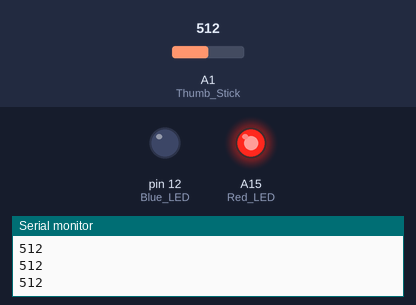
A sketch run on a simulated Arduino Mega 2560, built with avr-gcc and run on an emulated ATmega2560. Parts: output pins drawn as LEDs (lit = HIGH), the last lines printed to the serial monitor. The test bench sets the inputs (shaded band); at power-on: A1 (Thumb_Stick) = 512.

Above: at 1.2 s.
1.3 s: A1 (Thumb_Stick) set to 140
2.8 s: A1 (Thumb_Stick) set to 120
At 3.4 s:
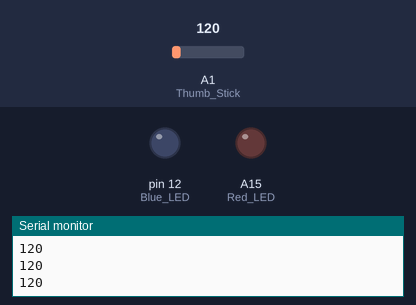
4.3 s: A1 (Thumb_Stick) set to 0
At 5.5 s:
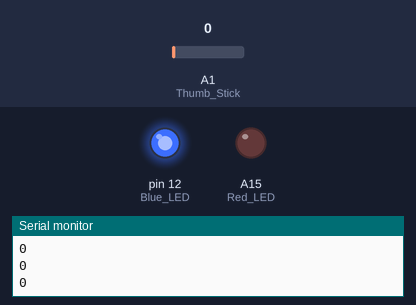
5.8 s: A1 (Thumb_Stick) set to 122
At 6.8 s:
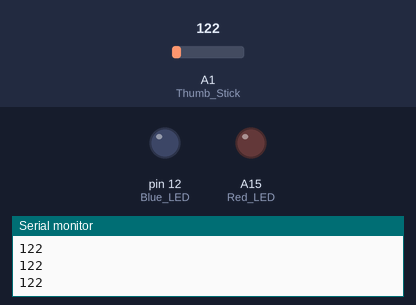
7.3 s: A1 (Thumb_Stick) set to 306
At 8.1 s:
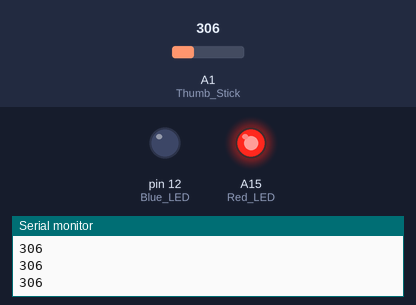
Timing chart, 0 to 9.8 s (numbered marks = the images above; inputs shaded):
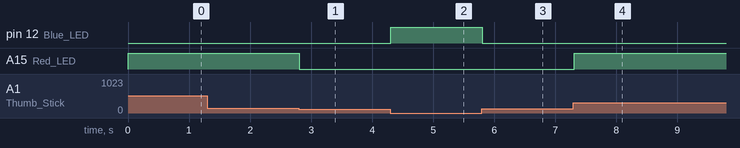

Measured:
- the behaviour switches between 128 and 127 on A1 (Thumb_Stick) (found by bisection; images 0 and 1)
- after the input at 2.8 s, A15 (Red_LED): HIGH → LOW at once
- after the input at 4.3 s, pin 12 (Blue_LED): LOW → HIGH at once
- after the input at 5.8 s, pin 12 (Blue_LED): HIGH → LOW at once
- after the input at 7.3 s, A15 (Red_LED): LOW → HIGH at once

The sketch:

Thumb_Stick_Test.ino
```cpp
/*
 By Robert Wilson
 17 July 2017
*/

const int Thumb_Stick = A1;
const int Blue_LED = 12;
const int Red_LED = A15;
void setup() {
  // put your setup code here, to run once:
  pinMode(Thumb_Stick, INPUT);
  pinMode(Red_LED, OUTPUT);
  pinMode(Blue_LED, OUTPUT);
   Serial.begin(9600); //init serial to 9600b/s
  digitalWrite(Blue_LED, LOW);
  digitalWrite(Red_LED, LOW);
}

void loop() {
  // put your main code here, to run repeatedly:
   int Thumb_Value = analogRead(Thumb_Stick);
   Serial.println(Thumb_Value);   //Print Low when no magnetic field is detected


      if(Thumb_Value == 0)
      {
       digitalWrite(Blue_LED, HIGH);
      }
        else
        {
        digitalWrite(Blue_LED, LOW);
        analogWrite(Red_LED, Thumb_Value);
        }
}
```
